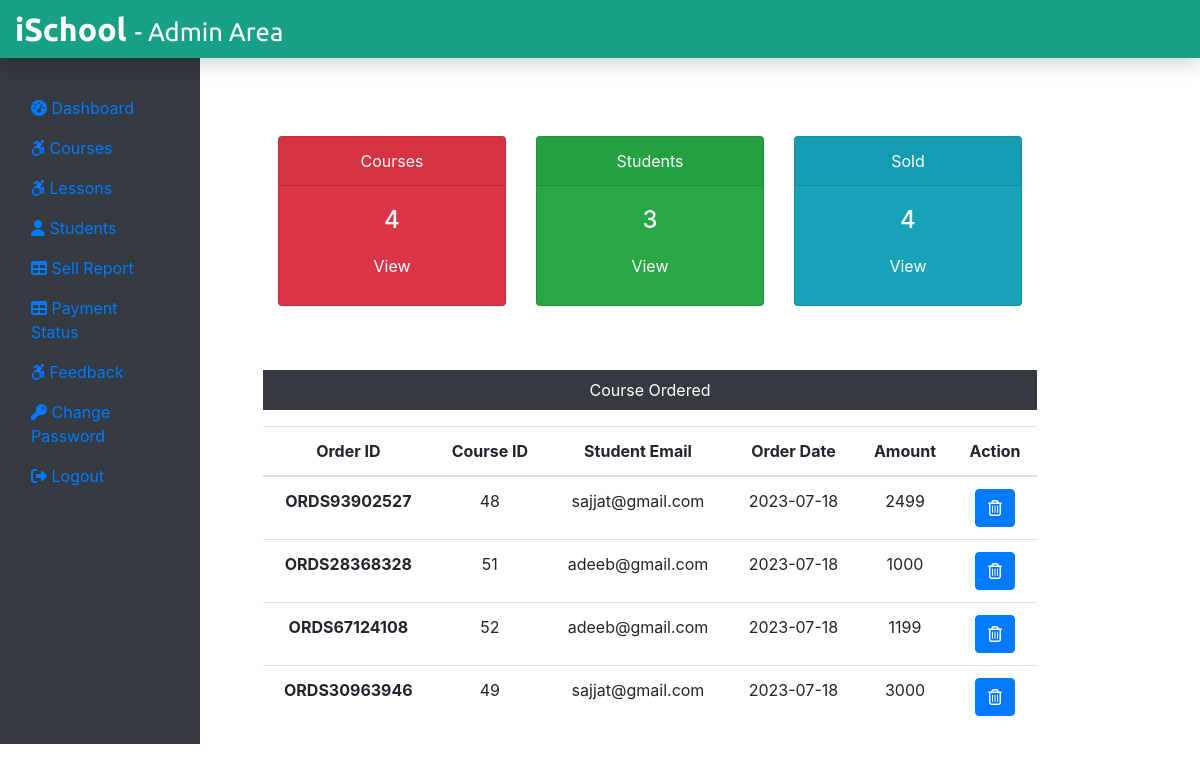
Screenshot of /admin/adminDashboard.php (signed in) with the database file from the repository.
### tables this page shows
CREATE TABLE `courseorder` (
  `coId` int(11) NOT NULL,
  `orderId` varchar(255) NOT NULL,
  `stuEmail` varchar(255) NOT NULL,
  `courseID` varchar(255) NOT NULL,
  `status` varchar(255) NOT NULL,
  `cardType` text NOT NULL,
  `amount` int(11) NOT NULL,
  `orderDate` date NOT NULL,
  `tnxId` varchar(255) NOT NULL
);

### admin/adminDashboard.php (the view, shortened to what this page needs)
<?php
include('../dbConnection.php');
$sql = "SELECT * FROM course";
$result = $conn->query($sql);
$totalCourse = $result->num_rows;
$sql = "SELECT * FROM student";
$result = $conn->query($sql);
$totalStudent = $result->num_rows;
$sql = "SELECT * FROM courseorder";
$result = $conn->query($sql);
$totalSold = $result->num_rows;
?>
<!DOCTYPE html>
<html lang="en">
<head>
  <link rel="stylesheet" href="../css/bootstrap.min.css">
  <link rel="stylesheet" href="../css/all.min.css">
  <link rel="stylesheet" href="../css/adminStyle.css">
</head>
<body>
  <nav class="navbar navbar-dark fixed-top p-0 shadow" style="background-color: #16a085">
    <a href="adminDashboard.php" class="navbar-brand col-sm-3 col-md-2 mr-0">
      iSchool <small class="text-white"> - Admin Area</small>
    </a>
  </nav>
  <div class="container-fluid mb-5" style="margin-top: 40px;">
    <div class="row">
      <nav class="col-sm-3 col-md-2 bg-dark sidebar py-5 d-print-none">
        <div class="sidebar-sticky">
          <ul class="nav flex-column">
            <li class="nav-item">
              <a class="nav-link" href="adminDashboard.php">
                <i class="fas fa-tachometer-alt"></i>
                Dashboard
              </a>
            </li>
            <li class="nav-item">
              <a class="nav-link" href="courses.php">
              <i class="fa-brands fa-accessible-icon"></i>
                Courses
              </a>
            </li>
            <li class="nav-item">
              <a class="nav-link" href="lessons.php">
              <i class="fa-brands fa-accessible-icon"></i>
                Lessons
              </a>
            </li>
            <li class="nav-item">
              <a class="nav-link" href="students.php">
              <i class="fas fa-user"></i>
                Students
              </a>
            </li>
            <li class="nav-item">
              <a class="nav-link" href="sellReport.php">
              <i class="fas fa-table"></i>
                Sell Report
              </a>
            </li>
            <li class="nav-item">
              <a class="nav-link" href="paymentStatus.php">
              <i class="fas fa-table"></i>
                Payment Status
              </a>
            </li>
            <li class="nav-item">
              <a class="nav-link" href="feedback.php">
              <i class="fa-brands fa-accessible-icon"></i>
                Feedback
              </a>
            </li>
            <li class="nav-item">
              <a class="nav-link" href="changeAdminPass.php">
              <i class="fas fa-key"></i>
                Change Password
              </a>
            </li>
            <li class="nav-item">
              <a class="nav-link" href="logout.php">
              <i class="fas fa-sign-out-alt"></i>
                Logout
              </a>
            </li>
          </ul>
        </div>
      </nav>
      <div class="col-sm-9 mt-5">
        <div class="row mx-5 text-center">
          <div class="col-sm-4 mt-5">
            <div class="card text-white bg-danger mb-3" style="max-width: 18rem">
              <div class="card-header">
                Courses
              </div>
              <div class="card-body">
                <h4 class="card-title"><?php echo $totalCourse ?></h4>
                <a class="btn text-white" href="courses.php">View</a>
              </div>
            </div>
          </div>
          <div class="col-sm-4 mt-5">
            <div class="card text-white bg-success mb-3" style="max-width: 18rem">
              <div class="card-header">
                Students
              </div>
              <div class="card-body">
                <h4 class="card-title"><?php echo $totalStudent ?></h4>
                <a class="btn text-white" href="students.php">View</a>
              </div>
            </div>
          </div>
          <div class="col-sm-4 mt-5">
            <div class="card text-white bg-info mb-3" style="max-width: 18rem">
              <div class="card-header">
                Sold
              </div>
              <div class="card-body">
                <h4 class="card-title"><?php echo $totalSold ?></h4>
                <a class="btn text-white" href="sellReport.php">View</a>
              </div>
            </div>
          </div>
        </div>
        <div class="mx-5 mt-5 text-center">
          <p class="bg-dark text-white p-2">Course Ordered</p>
          <?php
             if ($totalSold > 0) {
          ?>
          <table class="table">
            <thead>
              <tr>
                <th scope="col">Order ID</th>
                <th scope="col">Course ID</th>
                <th scope="col">Student Email</th>
                <th scope="col">Order Date</th>
                <th scope="col">Amount</th>
                <th scope="col">Action</th>
              </tr>
            </thead>
            <tbody>
              <?php
              while ($row = $result->fetch_assoc()) {
              echo '<tr>';
                echo '<th scope="row">'.$row['orderId'].'</th>';
                echo '<td>'.$row['courseID'].'</td>';
                echo '<td>'.$row['stuEmail'].'</td>';
                echo '<td>'.$row['orderDate'].'</td>';
                echo '<td>'.$row['amount'].'</td>';
                echo '<td>
                <form action = "" method = "POST" class = "d-inline">
                <input type = "hidden" name = "id" value = '.$row["orderId"].'>
                <button type="submit" class="btn btn-primary" name="delete" value="Delete"><i class="far fa-trash-alt"></i></button></td>
                </form>
             </tr>';
              }
             ?>
            </tbody>
          </table>
        </div>
        <?php
             }
         ?>
      </div>
    </div>
  </div>
</body>
</body>
</html>

### css/adminStyle.css (style rules this page uses)
.navbar-brand { font-family: "Ubuntu", sans-serif; font-size: 2em; font-weight: bold; color: #fff; }

### rows the page displays
courseorder: orderId "ORDS93902527", courseID "48", stuEmail "sajjat@gmail.com", orderDate "2023-07-18", amount "2499"
courseorder: orderId "ORDS28368328", courseID "51", stuEmail "adeeb@gmail.com", orderDate "2023-07-18", amount "1000"
courseorder: orderId "ORDS67124108", courseID "52", stuEmail "adeeb@gmail.com", orderDate "2023-07-18", amount "1199"
courseorder: orderId "ORDS30963946", courseID "49", stuEmail "sajjat@gmail.com", orderDate "2023-07-18", amount "3000"

### other values shown
$totalCourse "4"
$totalStudent "3"
$totalSold "4"
